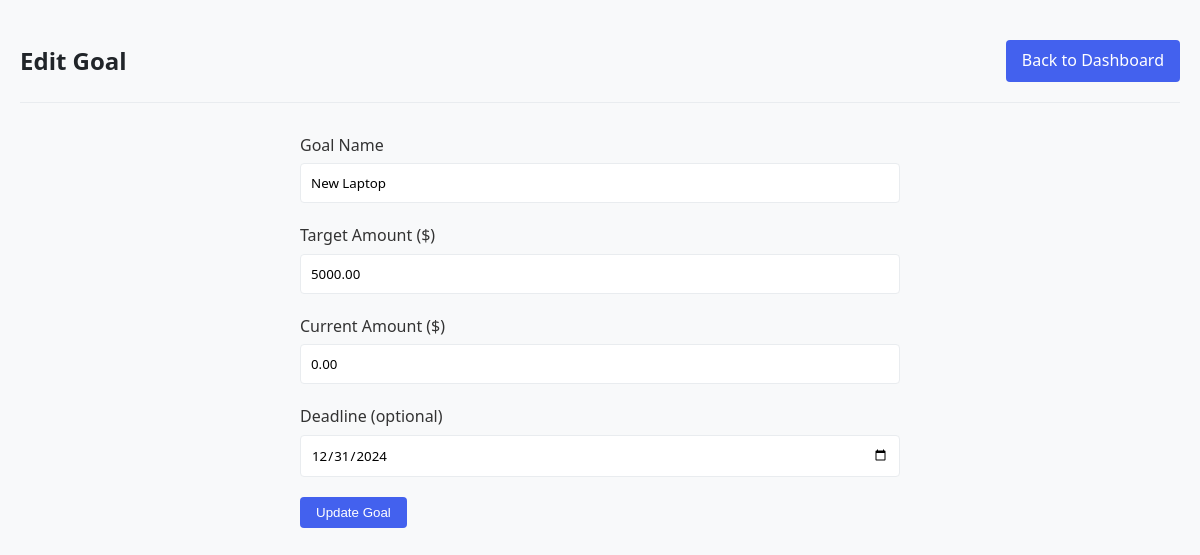
The app's page /edit-goal.php?id=1 (signed in) with its own data.
### tables this page shows
CREATE TABLE savings_goals (
    id INT AUTO_INCREMENT PRIMARY KEY,
    user_id INT NOT NULL,
    target_amount DECIMAL(10,2) NOT NULL,
    current_amount DECIMAL(10,2) DEFAULT 0,
    goal_name VARCHAR(100) NOT NULL,
    deadline DATE,
    FOREIGN KEY (user_id) REFERENCES users(id)
);

### edit-goal.php (the view, shortened to what this page needs)
<?php
require_once 'includes/db.php';
$goal_id = (int)$_GET['id'];
$user_id = $_SESSION['user_id'];
$stmt = $pdo->prepare("SELECT * FROM savings_goals WHERE id = ? AND user_id = ?");
$stmt->execute([$goal_id, $user_id]);
$goal = $stmt->fetch();
?>
<!DOCTYPE html>
<html lang="en">
<head>
    <link rel="stylesheet" href="assets/css/style.css">
</head>
<body>
    <div class="container">
        <header class="main-header">
            <h1>Edit Goal</h1>
            <nav>
                <a href="dashboard.php" class="btn">Back to Dashboard</a>
            </nav>
        </header>
        <form method="POST" class="goal-form">
            <div class="form-group">
                <label for="goal_name">Goal Name</label>
                <input type="text" id="goal_name" name="goal_name"
                       value="<?= htmlspecialchars($goal['goal_name']) ?>" required>
            </div>
            <div class="form-group">
                <label for="target_amount">Target Amount ($)</label>
                <input type="number" id="target_amount" name="target_amount"
                       step="0.01" min="0.01"
                       value="<?= $goal['target_amount'] ?>" required>
            </div>
            <div class="form-group">
                <label for="current_amount">Current Amount ($)</label>
                <input type="number" id="current_amount" name="current_amount"
                       step="0.01" min="0"
                       value="<?= $goal['current_amount'] ?>" required>
            </div>
            <div class="form-group">
                <label for="deadline">Deadline (optional)</label>
                <input type="date" id="deadline" name="deadline"
                       value="<?= $goal['deadline'] ?>">
            </div>
            <button type="submit" class="btn btn-primary">Update Goal</button>
        </form>
    </div>
</body>
</html>

### assets/css/style.css (style rules this page uses)
:root { --primary: #4361ee; --primary-dark: #3a56d4; --secondary: #3f37c9; --success: #4cc9f0; --danger: #f72585; --warning: #f8961e; --light: #f8f9fa; --dark: #212529; --gray: #6c757d; --light-gray: #e9ecef; }
* { margin: 0; padding: 0; box-sizing: border-box; }
body { font-family: 'Segoe UI', Tahoma, Geneva, Verdana, sans-serif; line-height: 1.6; color: #333; background-color: #f8f9fa; }
a { text-decoration: none; color: var(--primary); }
.container { max-width: 1200px; margin: 0 auto; padding: 20px; }
.main-header { display: flex; justify-content: space-between; align-items: center; padding: 20px 0; margin-bottom: 30px; border-bottom: 1px solid var(--light-gray); }
.main-header h1 { font-size: 24px; color: var(--dark); }
.btn { display: inline-block; padding: 8px 16px; border-radius: 4px; font-weight: 500; text-decoration: none; transition: all 0.3s; border: none; cursor: pointer; background-color: var(--primary); color: white; }
.form-group { margin-bottom: 20px; }
.form-group label { display: block; margin-bottom: 5px; font-weight: 500; }
.form-group input, .form-group select, .form-group textarea { width: 100%; padding: 10px; border: 1px solid var(--light-gray); border-radius: 4px; font-family: inherit; }
.expense-form, .goal-form { max-width: 600px; margin: 0 auto; }

### records on screen
savings_goals: goal_name "New Laptop", target_amount "5000.00", current_amount "0.00", deadline "12/31/2024"
